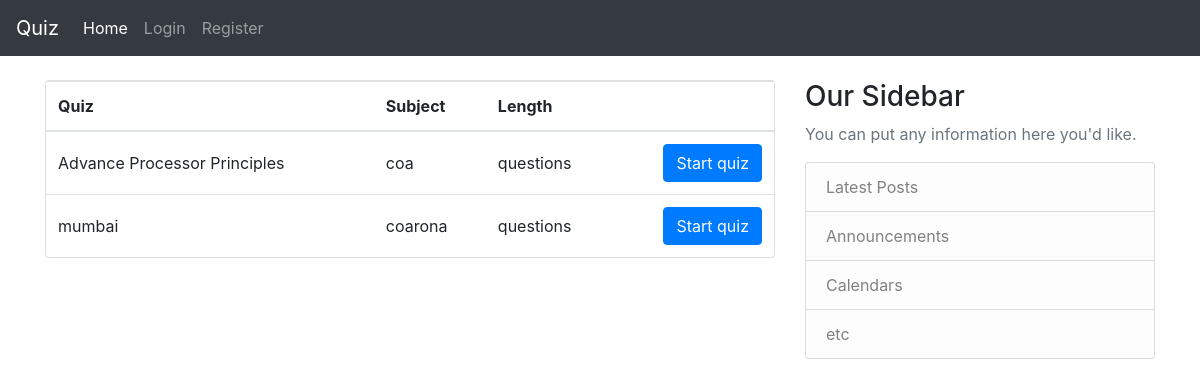
The page /student/ on the database its author committed.
### classroom/models.py (models this page shows, shortened)
class Quiz(models.Model):
    subject= models.CharField(max_length=255)
    name = models.CharField(max_length=255)

### classroom/views.py (the view)
# urls.py: path('student/', views.StudentQuizListView.as_view(), name='student_quiz_list'),
class StudentQuizListView(ListView):
    model = Quiz
    ordering = ('name', )
    context_object_name = 'quizzes'
    template_name = 'classroom/student_quiz_list.html'

### classroom/templates/classroom/student_quiz_list.html
{% extends 'base.html' %}
{% block content %}
  <div class="card">
    <table class="table mb-0">
      <thead>
        <tr>
          <th>Quiz</th>
          <th>Subject</th>
          <th>Length</th>
          <th></th>
        </tr>
      </thead>
      <tbody>
        {% for quiz in quizzes %}
          <tr>
            <td class="align-middle">{{ quiz.name }}</td>
            <td class="align-middle">{{ quiz.subject }}</td>
            <td class="align-middle">{{ quiz.questions_count }} questions</td>
            <td class="text-right">
              <a href="{% url 'take_quiz' quiz.pk %}" class="btn btn-primary">Start quiz</a>
            </td>
          </tr>
        {% empty %}
          <tr>
            <td class="bg-light text-center font-italic" colspan="4">No quiz matching your interests right now.</td>
          </tr>
        {% endfor %}
      </tbody>
    </table>
  </div>
{% endblock %}

### rows shown on the page
Quiz: name "Advance Processor Principles", subject "coa"
Quiz: name "mumbai", subject "coarona"
